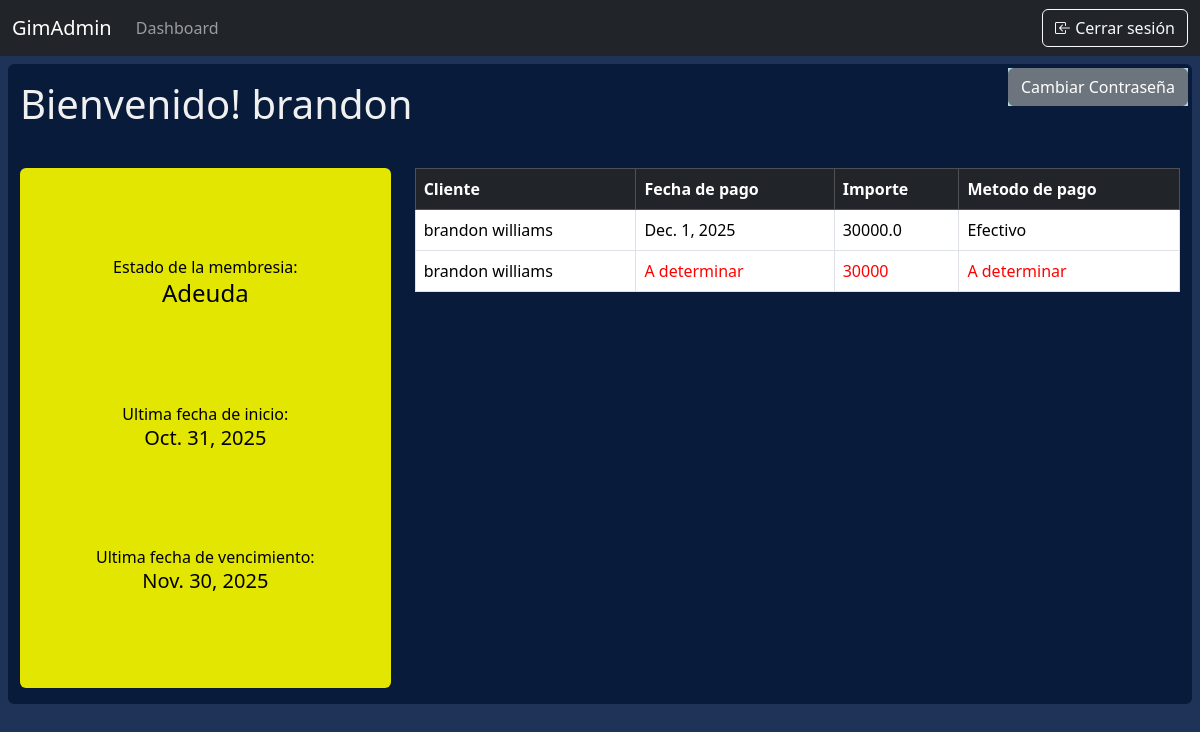
Screenshot of /dashboard/ (signed in) with the database file from the repository.
### apps/abm/models.py (models this page shows, shortened)
class Membresia(models.Model):
    ESTADO_MEMBRESIA = [
        ('Activa', 'Activa'),
        ('Adeuda', 'Adeuda'),
        ('Baja'  , 'Baja'),
    ]
    cliente = models.OneToOneField(Cliente, on_delete=models.CASCADE, null=False, related_name='membresia_cliente')
    fecha_inicio = models.DateField(null=False)
    fecha_fin = models.DateField(null=False)
    estado = models.CharField(max_length=50, choices=ESTADO_MEMBRESIA)

class Cobranza(models.Model):
    METODO_PAGO = [
        ('Efectivo','Efectivo'),
        ('Tarjeta','Tarjeta'),
        ('Transferencia', 'Transferencia')
    ]
    fecha_pago = models.DateField(auto_now_add=True)
    importe = models.FloatField(null=False)
    membresia = models.ForeignKey(Membresia, on_delete=models.CASCADE, null=False, related_name='membresia')
    metodo_pago = models.CharField(max_length=30, choices=METODO_PAGO)

class Cliente(models.Model):
    usuario = models.OneToOneField(UserProfile, on_delete=models.CASCADE, null=False, related_name='cliente_usuario')
    altura = models.IntegerField()
    peso = models.FloatField()
    objetivo = models.CharField(max_length=300, null=False, default="", blank=True)
    avatar = models.ImageField(upload_to='avatars/', null=True, blank=True, default='avatars/default.jpg')

class UserProfile(models.Model):
    user = models.OneToOneField(User, null=False, on_delete=models.CASCADE, related_name='user_usuario')
    dni = models.IntegerField(unique=True, null=False)
    telefono = models.CharField(max_length=50)
    domicilio = models.CharField(max_length=150)
    fecha_nac = models.DateField()
    first_login = models.BooleanField(default=True)

### apps/core/views.py (the view)
# urls.py: path('dashboard/', views.dashboard, name='dashboard'),
@login_required
def dashboard(request):
    nuevaCobranza = None
    usuario = request.user
    contexto = {
        'user' : usuario,
    }
    if usuario.is_staff:
        miembrosAdeudados = list(Membresia.objects.filter(estado='Adeuda'))
        cobranzas = []
        for miembro in miembrosAdeudados:
            nuevaCobranza = Cobranza(
                membresia=miembro,
                importe=settings.PRECIO_MES_SUSCRIPCION,
                fecha_pago='A Decidir',
                metodo_pago='A decidir'
                )
            setattr(nuevaCobranza, "a_pagar", "true")
            cobranzas.append(nuevaCobranza)
        contexto['cobranzas'] = cobranzas
        return render (request, 'dashboard.html', contexto)
    else:
        try:
            membresia = usuario.user_usuario.cliente_usuario.membresia_cliente
            contexto['membresia'] = membresia
            cobranzas = Cobranza.objects.filter(membresia=membresia)
            contexto['cobranzas'] = list(cobranzas)
            if membresia.estado == 'Adeuda':
                nuevaCobranza = Cobranza(
                    membresia=membresia,
                    importe=settings.PRECIO_MES_SUSCRIPCION,
                    fecha_pago='A Decidir',
                    metodo_pago= 'A Decidir'
                    )
                setattr(nuevaCobranza, "a_pagar", "true")
                if nuevaCobranza:
                    contexto['cobranzas'].append(nuevaCobranza)
        except ObjectDoesNotExist:
            mensaje ='Cliente o Membresia no validas.'
            contexto = {
                'mensaje' : mensaje,
            }
            enviar_correo(
                asunto="Error - Login sin cliente/membresia",
                destinatario=settings.EMAIL_HOST_USER,
                contexto="Un usuario tiene problemas para iniciar sesion por no figurar en las listas de clientes o membresia.\n"
                "\nApellido y Nombre: " + usuario.last_name + " " + usuario.first_name +
                "\nEmail: " + usuario.email +
                "\nDNI: " + str(usuario.user_usuario.dni),
                plantilla_html=""
            )
            logout(request)
            return render(request, 'login.html', contexto)
    return render(request, 'dashboard.html', contexto)

### apps/core/templates/dashboard.html (shortened to what this page needs)
{% extends "base.html" %}
{% block content %}
{% load static %}
<main class="d-flex flex-nowrap ">
    <div class="d-flex container-fluid m-2 flex-column rounded principal position-relative py-3">
        {% if request.user.is_staff %}
        <h4>Lista de Miembros en estado de deuda.</h4>
        {% else %}
        <h1>Bienvenido!  {{user.first_name}}</h1>
        {% endif %}
        <br>
        <div class="boton-relativo position-absolute top-0 end-0 m-1">
            <a href="{% url 'cambiar_password_primera_vez' %}" class="btn-secondary btn">Cambiar Contraseña</a>
        </div>
        {% if request.user.is_staff %}
            <div>
                <table class="table table-bordered table-hover align-middle" {% if cobranzas %}id="tablaCobranzas"{% endif %} >
            <thead class="table-dark bg-gradient">
                <tr>
                    <th>Email de cliente</th>
                    <th>Importe</th>
                    <th>Fecha de vencimiento</th>
                    <th>Acciones</th>
                </tr>
            </thead>
            <tbody>
                {% for cobranza in cobranzas %}
                <tr>
                    <td>{{ cobranza.membresia.cliente.usuario.user.username }}</td>
                    <td>{{ cobranza.importe }}</td>
                    <td>{{ cobranza.membresia.fecha_fin }}</td>
                    <td>
                        <a href="{% url 'actualizar_membresia' pk=cobranza.membresia.id %}">
                        <button type="button" class="btn btn-sm btn-primary mb-1" href="">Actualizar</button></a>
                        <a href="{% url 'baja_membresia' pk=cobranza.membresia.id %}">
                        <button type="button" class="btn btn-sm btn-danger mb-1">Dar de baja</button></a>
                    </td>
                </tr>
                {% empty %}
                    <tr>
                        <td colspan="5" class="text-center">No hay cobranzas registradas.</td>
                    </tr>
                {% endfor %}
        </tbody>
        </table>
            </div>
        {% else %}
        <div class="row flex-grow-1">
            <div class="col-md-4 d-flex flex-column flex-grow-1">
                <div class="rounded text-center flex-grow-1 membresia-div d-flex flex-column justify-content-evenly align-items-center">
                    <div>
                        Estado de la membresia: <br><h4>{{ membresia.estado }}</h5>
                    </div>
                    <div>
                        Ultima fecha de inicio: <br><h5>{{membresia.fecha_inicio}}</h6>
                    </div>
                    <div>
                        Ultima fecha de vencimiento: <br><h5>{{membresia.fecha_fin}}</h6>
                    </div>
                </div>
            </div>
            <div class="col-md-8">
                <table class="table table-bordered table-hover align-middle" {% if cobranzas %}id="tablaCobranzas"{% endif %} >
                    <thead class="table-dark bg-gradient">
                        <tr>
                            <th>Cliente</th>
                            <th>Fecha de pago</th>
                            <th>Importe</th>
                            <th>Metodo de pago</th>
                        </tr>
                    </thead>
                    <tbody>
                        {% for cobranza in cobranzas %}
                        <tr>
                            <td>
                                {{ cobranza.membresia.cliente.usuario.user.first_name }}
                                {{ cobranza.membresia.cliente.usuario.user.last_name }}
                            </td>
                            {% if not cobranza.a_pagar %}
                                <td>{{ cobranza.fecha_pago }}</td>
                                <td>{{ cobranza.importe }}</td>
                                <td>{{ cobranza.metodo_pago }}</td>
                            {% else %}
                                <td style="color: #ff0000">A determinar</td>
                                <td style="color: #ff0000">{{cobranza.importe}}</td>
                                <td style="color: #ff0000">A determinar</td>
                            {%endif%}
                        </tr>
                        {% empty %}
                            <tr>
                                <td colspan="5" class="text-center">No hay cobranzas registradas.</td>
                            </tr>
                        {% endfor %}
                    </tbody>
                </table>
            </div>
        </div>
        {% endif %}
    </div>
</main>
{% endblock %}

### apps/core/templates/base.html (style rules this page uses)
body { background-color: #1E3357; color: #F0F0F0; }

### rows the page displays
Membresia: estado "Adeuda", fecha_inicio "Oct. 31, 2025", fecha_fin "Nov. 30, 2025", membresia.cliente.usuario.user.first_name "brandon", membresia.cliente.usuario.user.last_name "williams"
Cobranza: membresia.cliente.usuario.user.first_name "brandon", membresia.cliente.usuario.user.last_name "williams", fecha_pago "Dec. 1, 2025", importe "30000.0", metodo_pago "Efectivo"

### other values shown
{{ user.first_name }} "brandon"
{{ cobranza.importe }} "30000"
